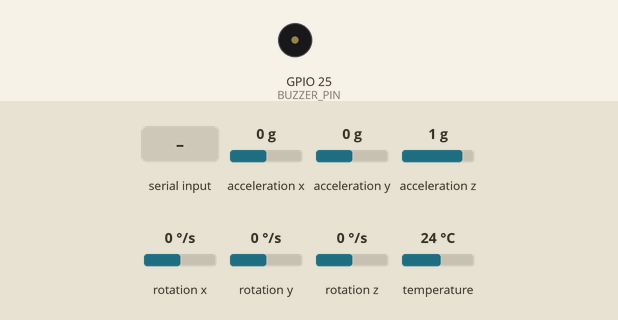
The sketch below on a simulated ESP32. Parts: buzzer (waves = sounding, pin HIGH). The inputs (shaded band) are chosen by the test bench; at power-on: acceleration x 0 g, acceleration y 0 g, acceleration z 1 g, rotation x 0 °/s, rotation y 0 °/s, rotation z 0 °/s, temperature 24 °C. WiFi joins after 1.5 s; servers stay silent unless stated; uploads are accepted with an empty reply; what the sketch prints to the serial monitor is not drawn.

Above: at 2.8 s.
2.9 s: "\"\n" received over Serial
At 2.97 s:
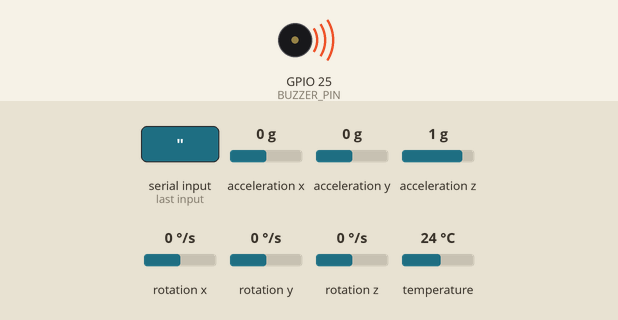
Timing chart, 0 to 34.7 s (numbered marks = the images above; inputs shaded):
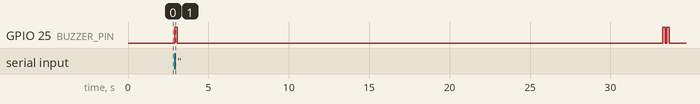

Measured:
- after the input at 2.9 s, GPIO 25 (BUZZER_PIN): goes HIGH 0.15 s, LOW 30.2 s, HIGH 0.15 s, LOW 0.10 s, HIGH 0.15 s, then LOW, starting at once

The sketch:

romberg_capture.ino
```cpp
/*
 * Romberg balance capture — ESP32 + MPU6050
 *
 * Pins: SDA=21, SCL=22, buzzer=25
 * Rate: 50 Hz for 30 s
 *
 * After each test, builds CSV (ax,ay,az,gx,gy,gz) and POSTs it to Spring:
 *   POST {API_BASE}/api/tests
 *
 * Edit WIFI_* and API_BASE before flashing.
 * API_BASE must be your computer's LAN IP (not localhost), e.g.:
 *   http://192.168.1.20:8080
 *
 * Send any character over Serial to start a test.
 */

#include <WiFi.h>
#include <HTTPClient.h>
#include <Wire.h>
#include <Adafruit_MPU6050.h>
#include <Adafruit_Sensor.h>

// ---- edit these before flashing ----
const char *WIFI_SSID = "YOUR_WIFI_SSID";
const char *WIFI_PASSWORD = "YOUR_WIFI_PASSWORD";
const char *API_BASE = "http://192.168.122.52:8080"; // Mac LAN IP + Spring port
// ------------------------------------

Adafruit_MPU6050 mpu;

#define SDA_PIN 21
#define SCL_PIN 22
#define BUZZER_PIN 25

const unsigned long TEST_DURATION = 30000;
const unsigned long SAMPLE_INTERVAL = 20; // 50 Hz

void beep(unsigned int count = 1) {
  for (unsigned int i = 0; i < count; i++) {
    digitalWrite(BUZZER_PIN, HIGH);
    delay(150);
    digitalWrite(BUZZER_PIN, LOW);
    if (i + 1 < count) {
      delay(100);
    }
  }
}

void connectWifi() {
  Serial.print("Connecting to WiFi ");
  Serial.println(WIFI_SSID);
  WiFi.mode(WIFI_STA);
  WiFi.begin(WIFI_SSID, WIFI_PASSWORD);

  unsigned long start = millis();
  while (WiFi.status() != WL_CONNECTED && millis() - start < 20000) {
    delay(400);
    Serial.print(".");
  }
  Serial.println();

  if (WiFi.status() == WL_CONNECTED) {
    Serial.print("WiFi OK. IP: ");
    Serial.println(WiFi.localIP());
  } else {
    Serial.println("WiFi failed — tests will still run but POST will fail.");
  }
}

String escapeJson(const String &input) {
  String out;
  out.reserve(input.length() + 64);
  for (size_t i = 0; i < input.length(); i++) {
    char c = input[i];
    if (c == '\\') {
      out += "\\\\";
    } else if (c == '"') {
      out += "\\\"";
    } else if (c == '\n') {
      out += "\\n";
    } else if (c == '\r') {
      // skip CR
    } else {
      out += c;
    }
  }
  return out;
}

bool postCsvToApi(const String &csvContent, int sampleCount) {
  if (WiFi.status() != WL_CONNECTED) {
    Serial.println("POST skipped: WiFi not connected");
    return false;
  }

  String url = String(API_BASE) + "/api/tests";
  String body = "{";
  body += "\"durationMs\":30000,";
  body += "\"sampleCount\":";
  body += String(sampleCount);
  body += ",\"csvContent\":\"";
  body += escapeJson(csvContent);
  body += "\"}";

  HTTPClient http;
  http.setTimeout(15000);
  http.begin(url);
  http.addHeader("Content-Type", "application/json");

  Serial.print("POSTing CSV to ");
  Serial.println(url);
  int code = http.POST(body);
  String response = http.getString();
  http.end();

  Serial.print("HTTP status: ");
  Serial.println(code);
  if (response.length() > 0) {
    Serial.println(response);
  }

  return code >= 200 && code < 300;
}

void runRombergTest() {
  Serial.println("ROMBERG_TEST_START");
  beep(1);

  String csv = "ax,ay,az,gx,gy,gz\n";
  int sampleCount = 0;

  unsigned long startTime = millis();
  unsigned long nextSample = startTime;

  while (millis() - startTime < TEST_DURATION) {
    unsigned long now = millis();

    if ((long)(now - nextSample) >= 0) {
      if ((long)(now - nextSample) >= (long)SAMPLE_INTERVAL) {
        nextSample = now;
      }

      sensors_event_t a, g, temp;
      mpu.getEvent(&a, &g, &temp);

      // Serial debug still includes time_ms; stored CSV does not
      Serial.print(now - startTime);
      Serial.print(",");
      Serial.print(a.acceleration.x, 4);
      Serial.print(",");
      Serial.print(a.acceleration.y, 4);
      Serial.print(",");
      Serial.print(a.acceleration.z, 4);
      Serial.print(",");
      Serial.print(g.gyro.x, 4);
      Serial.print(",");
      Serial.print(g.gyro.y, 4);
      Serial.print(",");
      Serial.println(g.gyro.z, 4);

      char line[96];
      snprintf(
          line,
          sizeof(line),
          "%.4f,%.4f,%.4f,%.4f,%.4f,%.4f\n",
          a.acceleration.x,
          a.acceleration.y,
          a.acceleration.z,
          g.gyro.x,
          g.gyro.y,
          g.gyro.z);
      csv += line;
      sampleCount++;

      nextSample += SAMPLE_INTERVAL;
    }
  }

  Serial.println("ROMBERG_TEST_END");
  Serial.print("Samples: ");
  Serial.println(sampleCount);

  bool ok = postCsvToApi(csv, sampleCount);
  if (ok) {
    Serial.println("CSV uploaded to API / Neon.");
    beep(2);
  } else {
    Serial.println("CSV upload failed.");
    beep(4);
  }
}

void setup() {
  Serial.begin(115200);

  pinMode(BUZZER_PIN, OUTPUT);
  digitalWrite(BUZZER_PIN, LOW);

  Wire.begin(SDA_PIN, SCL_PIN);

  if (!mpu.begin()) {
    Serial.println("MPU6050 not detected!");
    while (true) {
      delay(100);
    }
  }

  mpu.setAccelerometerRange(MPU6050_RANGE_2_G);
  mpu.setGyroRange(MPU6050_RANGE_250_DEG);
  mpu.setFilterBandwidth(MPU6050_BAND_21_HZ);

  connectWifi();

  Serial.println("MPU6050 ready.");
  Serial.println("Send any character to start the Romberg test.");
}

void loop() {
  if (Serial.available() > 0) {
    while (Serial.available() > 0) {
      Serial.read();
    }
    runRombergTest();
  }
}
```
